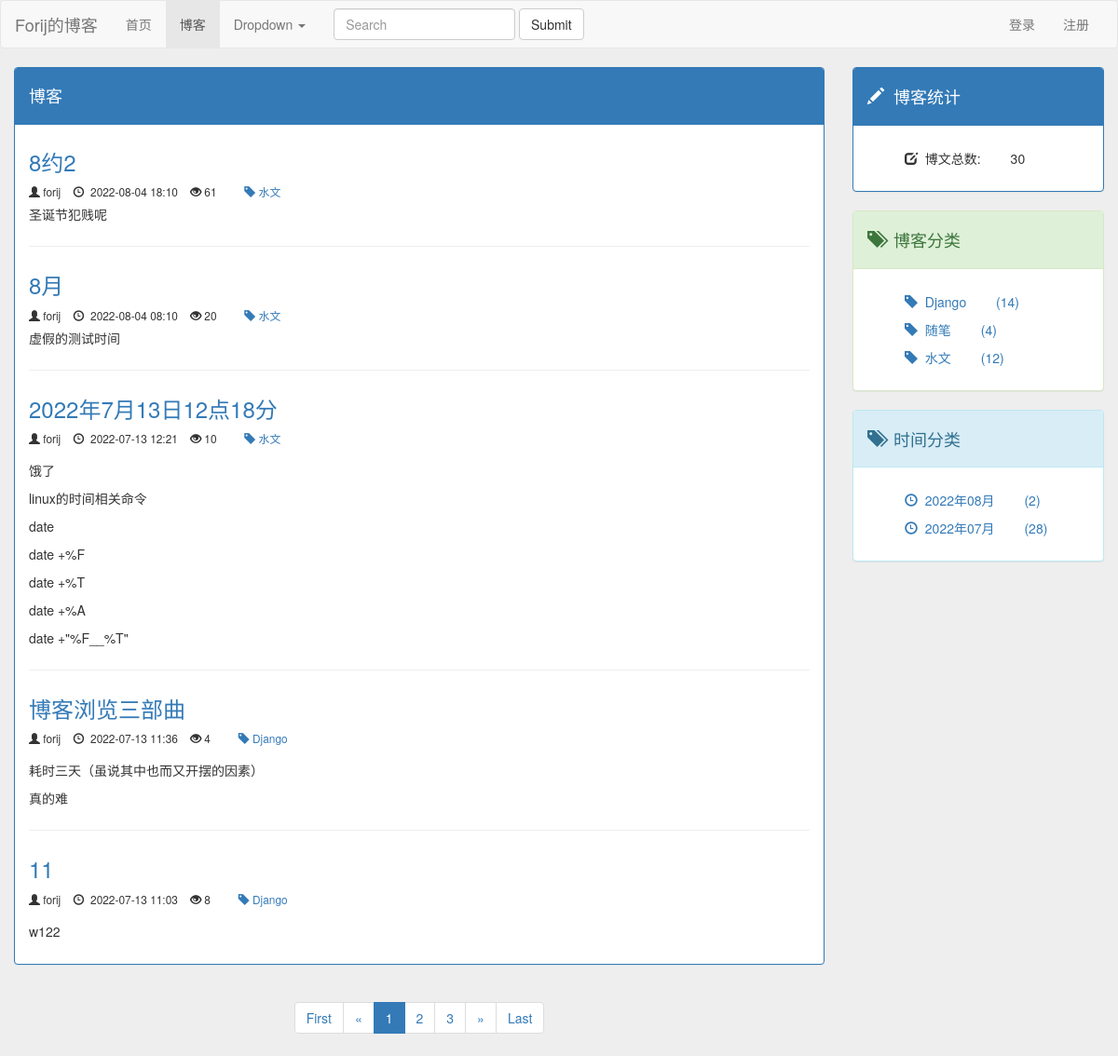
Screenshot of /blog/ with the database file from the repository.
### blog/models.py (models this page shows, shortened)
class Blog(models.Model,ReadNumExpand):
    title = models.CharField(max_length=50)
    blog_type = models.ForeignKey(BlogType ,on_delete=models.DO_NOTHING)
    content = RichTextUploadingField()
    author = models.ForeignKey(User ,on_delete=models.DO_NOTHING)
    created_time = models.DateTimeField(auto_now_add=True)
    last_updated_time = models.DateTimeField(auto_now=True)
    class Meta:
        ordering = ['-created_time']

class BlogType(models.Model):
    type_name = models.CharField(max_length=15)
    def __str__(self):
        return self.type_name

### read_count/models.py (models this page shows)
class ReadNum(models.Model):
    read_num = models.IntegerField(default=0)
    content_type = models.ForeignKey(ContentType, on_delete=models.DO_NOTHING)
    object_id = models.PositiveIntegerField()
    content_object = GenericForeignKey('content_type', 'object_id')

### blog/views.py (the view)
# urls.py: path('',views.blog_list,name = 'blog_list'),
def blog_list(request):
    blogs = Blog.objects.all()        # 获取需要的博文们blogs
    context = get_blog_list_common(request,blogs)   # 对blogs进行分页处理留一些必要的参数
    return render(request,'blog/blog_list.html', context)

### read_count/models.py (called while the page is built)
    def get_read_num(self):
        try:
            blog_obj = ContentType.objects.get_for_model(self)
            readNum_obj = ReadNum.objects.get(content_type=blog_obj,object_id=self.id)
        except exceptions.ObjectDoesNotExist:# 查询，结果不存在该博文计数信息,给该博文创建计数信息，默认值为0
            readNum_obj = ReadNum.objects.create(content_type=blog_obj,object_id=self.id)
        return readNum_obj.read_num

### templates/blog/blog_list.html (shortened to what this page needs)
{% extends 'base.html' %}
{% load staticfiles %}
{% block head_extends %}
    <link rel="stylesheet" href="{% static 'css/blog.css' %}">
{% endblock %}
{% block nav_blog_active %}active{% endblock %}
{% block content %}
    <div class="row">
        <div class="col-xs-12 col-sm-8 col-md-9 col-lg-9">
            <div class="panel panel-primary">
                <div class="panel-heading">
                    <h4>
                        {% block blog_type %}
                            博客
                        {% endblock %}
                    </h4>
                </div>
                <div class="panel-body">
                    {% for blog in page_of_blogs.object_list %}
                        <div class="blog">
                            <h3>
                                <a href="{% url 'blog:blog_detail' blog.id %}">
                                    {{ blog.title }}
                                </a>
                            </h3>
                            <small>
                                <div class="blog_info">
                                <span class="glyphicon glyphicon-user" aria-hidden="true"></span>&nbsp;{{ blog.author }}&nbsp;&nbsp;&nbsp;
                                <span class="glyphicon glyphicon-time" aria-hidden="true"></span>&nbsp{{ blog.created_time|date:" Y-m-d H:i" }}&nbsp;&nbsp;&nbsp;
                                {% if blog.get_read_num %}
                                    <span class="glyphicon glyphicon-eye-open" aria-hidden="true"></span>&nbsp;{{ blog.get_read_num }}&nbsp;&nbsp;&nbsp;
                                {% else %}
                                    <span class="glyphicon glyphicon-eye-close" aria-hidden="true"></span>
                                {% endif %}&nbsp;&nbsp;&nbsp;&nbsp;
                                <a href="{% url 'blog:blog_relevant' blog.blog_type.id %}">
                                    <span class="glyphicon glyphicon-tag" aria-hidden="true"></span>&nbsp;{{ blog.blog_type }}
                                </a>&nbsp;&nbsp;&nbsp;
                                </div>
                            </small>
                            <p>{{ blog.content|safe|truncatechars_html:100 }}</p>
                        </div>
                    {% empty %}
                        <div class="blog">
                            <h3>尚无文章，敬请期待</h3>
                        </div>
                    {% endfor %}
                </div>
            </div>
            <div class="mypaginator">
              <ul class="pagination">
                <li>
                    <a href="?page=1">
                        <span aria-hidden="true">First</span>
                    </a>
                </li>
                <li>
                    {% if page_of_blogs.has_previous %}
                    <a href="?page={{ page_of_blogs.previous_page_number }}" aria-label="Previous">
                        <span aria-hidden="true">&laquo;</span>
                    </a>
                    {% else %}
                        <span aria-hidden="true">&laquo;</span>
                    {% endif %}
                </li>
                {% for page_num in page_range %}
                    {% if page_num == page_of_blogs.number %}
                        <li class="active">
                            <span>{{ page_num }}</span>
                        </li>
                    {% else %}
                        <li>
                            <a href="?page={{ page_num }}">{{ page_num }}</a>
                        </li>
                    {% endif %}
                {% endfor %}
                <li>
                    {% if page_of_blogs.has_next %}
                    <a href="?page={{ page_of_blogs.next_page_number }}" aria-label="Next">
                        <span aria-hidden="true">&raquo;</span>
                    </a>
                    {% else %}
                    <span aria-hidden="true">&raquo;</span>
                    {% endif %}
                </li>
                <li>
                    <a href="?page={{ page_of_blogs.paginator.num_pages }}">
                        <span aria-hidden="true">Last</span>
                    </a>
                </li>
              </ul>
            </div>
        </div>
        <div class="hidden-xs col-sm-4 col-md-3 col-lg-3">
            <div class="panel panel-primary">
                <div class="panel-heading">
                    <h4><span class="glyphicon glyphicon-pencil" aria-hidden="true"></span>&nbsp;&nbsp;博客统计</h4>
                </div>
                <div class="panel-body">
                    <ul class="blog_type">
                            <li>
                                    <span class="glyphicon glyphicon-edit" aria-hidden="true"></span>&nbsp;
                                    {% block blog_number_totle %}
                                        博文总数:
                                    {% endblock %}
                                <span style="margin-left: 2em">{{ page_of_blogs.paginator.count }}</span>
                            </li>
                    </ul>
                </div>
            </div>
            <div class="panel panel-success">
                <div class="panel-heading">
                    <h4><span class="glyphicon glyphicon-tags" aria-hidden="true"></span>&nbsp;&nbsp;博客分类</h4>
                </div>
                <div class="panel-body">
                    <ul class="blog_type">
                        {% for blog_type in blog_types %}
                            <li>
                                <a href="{% url 'blog:blog_relevant' blog_type.id %}">
                                    <span class="glyphicon glyphicon-tag" aria-hidden="true"></span>&nbsp;
                                    {{ blog_type.type_name }}
                                    <span style="margin-left: 2em">({{ blog_type.blog_count }})</span>
                                </a>
                            </li>
                        {% empty %}
                            <li>暂无博客分类</li>
                        {% endfor %}
                    </ul>
                </div>
            </div>
            <div class="panel panel-info">
                <div class="panel-heading">
                    <h4><span class="glyphicon glyphicon-tags" aria-hidden="true"></span>&nbsp;&nbsp;时间分类</h4>
                </div>
                <div class="panel-body">
                    <ul class="blog_type">
                        {% for blog_date,blog_count in blog_dates.items %}
                            <li>
                                <a href="{% url 'blog:blog_date' blog_date.year blog_date.month %}">
                                    <span class="glyphicon glyphicon-time" aria-hidden="true"></span>&nbsp;
                                    {{ blog_date|date:" Y年m月" }}
                                    <span style="margin-left: 2em">({{ blog_count }})</span>
                                </a>
                            </li>
                        {% empty %}
                            <li>暂无博客分类</li>
                        {% endfor %}
                    </ul>
                </div>
            </div>
        </div>
    </div>
{% endblock %}

### static/css/base.css (style rules this page uses)
body { background-color: #eee; }
ul { list-style-type: none; }

### static/css/blog.css (style rules this page uses)
.blog_type li { margin-top: 10px; }
.blog:not(:last-child) { margin-bottom: 2em; padding-bottom: 1em; border-bottom: 1px solid #eee; }
.blog h3 { margin-top: 0.5em; }
.blog_info { padding-bottom: 6px; }
.mypaginator { text-align: center; }

### rows the page displays
Blog: title "8约2", author "forij", created_time "2022-08-04 18:10", get_read_num "61", blog_type "水文", content "圣诞节犯贱呢"
Blog: title "8月", author "forij", created_time "2022-08-04 08:10", get_read_num "20", blog_type "水文", content "虚假的测试时间"
Blog: title "2022年7月13日12点18分", author "forij", created_time "2022-07-13 12:21", get_read_num "10", blog_type "水文", content "饿了 linux的时间相关命令 date date +%F date +%T date +%A date +\"%F__%T\""
Blog: title "博客浏览三部曲", author "forij", created_time "2022-07-13 11:36", get_read_num "4", blog_type "Django", content "耗时三天（虽说其中也而又开摆的因素） 真的难"
Blog: title "11", author "forij", created_time "2022-07-13 11:03", get_read_num "8", blog_type "Django", content "w122"
BlogType: type_name "Django", blog_count "14"
BlogType: type_name "随笔", blog_count "4"
BlogType: type_name "水文", blog_count "12"

### other values shown
{{ page_num }} "1"
{{ page_num }} "2" "3"
{{ page_of_blogs.paginator.count }} "30"
{{ blog_date|date:" Y年m月" }} "2022年08月" "2022年07月"
{{ blog_count }} "2" "28"
